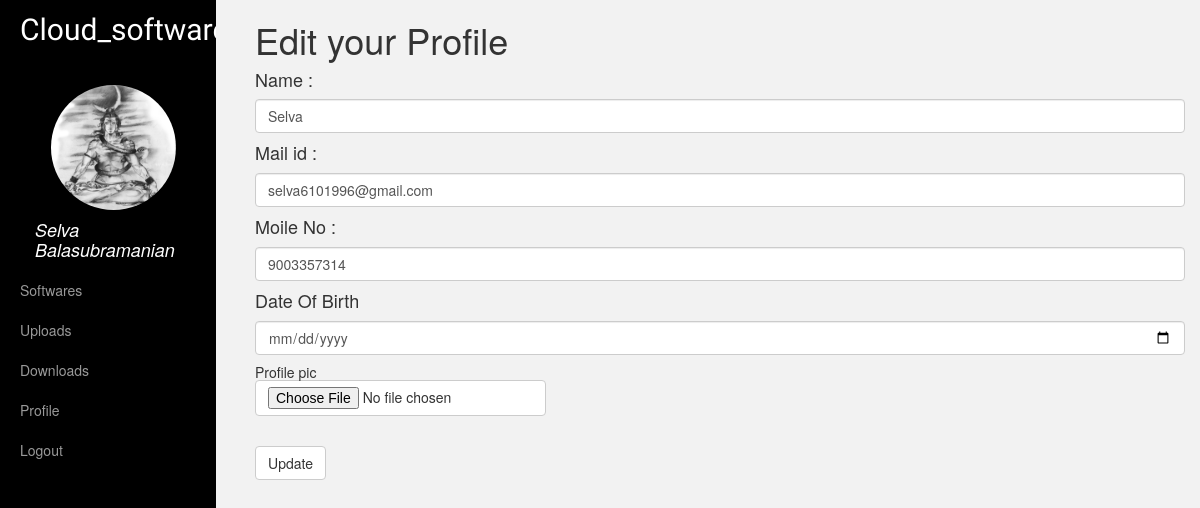
The page /index/profile/edit/20 on the database its author committed.
### General/models.py (models this page shows, shortened)
class Users(models.Model):
    name = models.CharField(max_length=30)
    username  = models.CharField(max_length=30)
    password = models.CharField(max_length=20)
    mail = models.EmailField()
    dob = models.DateField()
    mobile = models.CharField(max_length=15)
    pro_pic = models.FileField(default='default.jpg')

### General/views.py (the view)
# urls.py: url(r'^profile/edit/(?P<user_id>[0-9]+)$',views.edit_pg, name='edit_pg'),
def edit_pg(request,user_id):
    user = Users.objects.get(id= user_id)
    return render(request,template_name='General/edit.html', context= {'user_det': user})

### General/templates/General/edit.html (shortened to what this page needs)
{% extends 'General/base_profile.html' %}
{% block dp%}
<img class="circular-square" src= "{{ user_det.pro_pic.url }}" height="100px" width="100px"/>
{% endblock%}
{% block name %}{{ user_det.name }}{% endblock%}
{% block links %}
<li class="active"><a href="{% url 'softwares_pg' user_det.id %}">Softwares</a></li>
<li><a href="{% url 'upload_pg' user_det.id %}">Uploads</a></li>
<li><a href="{% url 'download_pg' user_det.id %}">Downloads</a></li>
<li><a href="{% url 'view_pg' user_det.id %}">Profile</a></li>
<li><a href="{% url 'logout' user_det.id %}">Logout</a></li>
{% endblock %}
{% block rightbar%}
<h1>Edit your Profile</h1>
<form action="{% url 'register' %}" method="post">
<h4>Name : </h4><input type="text" name="name" class="form-control" id="name" placeholder="Name" value={{user_det.name}}>
<h4>Mail id : </h4><input type="email" name="mail" class="form-control" id="mail" placeholder="mail-id" value={{user_det.mail}}>
<h4>Moile No : </h4><input type="text" name="mobile" class="form-control" id="mobile" placeholder="Contact No" value={{user_det.mobile}}>
<h4>Date Of Birth</h4><input type="date" name="dob" class="form-control" id="dob" placeholder="Date Of Birth" value={{user_det.dob}}>
  <h5>Profile pic  <input type="file" name="pic_file" id="pic_file" class="btn btn-default" value="{{user_det.pro_pic}}"></h5>
<br>
<input type="submit" class="btn btn-default" value="Update">
</form>
{% endblock%}

### General/templates/General/index.html (style rules this page uses)
body { background-color: #f2f2f2; }
.circular-square { border-radius: 50%; margin-left: 130%; height: 125px; width: 125px; }
.sidebar-nav li { text-indent: 20px; line-height: 40px; }
.sidebar-nav li a { display: block; text-decoration: none; color: #999999; }

### rows shown on the page
Users: pro_pic (picture), name "Selva Balasubramanian", mail "selva6101996@gmail.com", mobile "9003357314"
